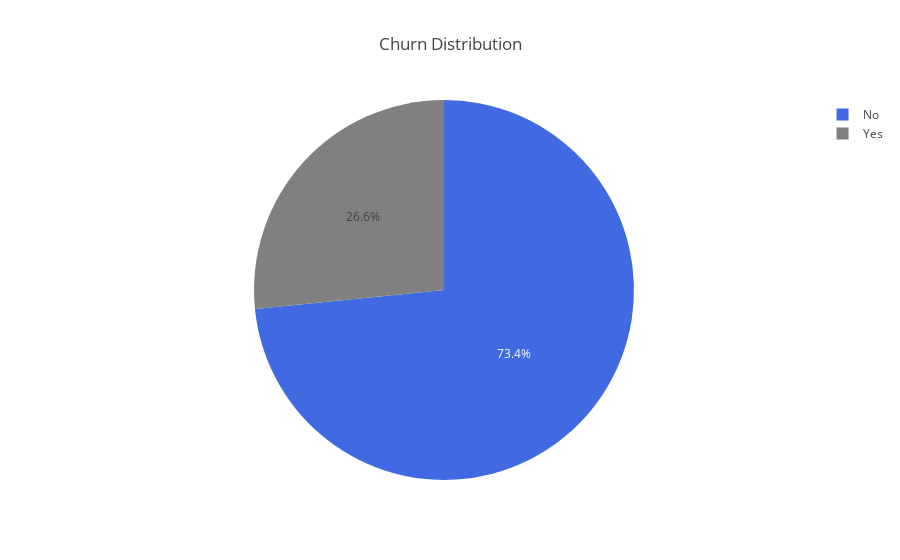

Source (notebook cell):
### Markdown cell above
#### Churn Distribution in Data

### Code cell
import plotly.offline as py
py.init_notebook_mode(connected=True)
from plotly.offline import download_plotlyjs, init_notebook_mode, plot, iplot
import plotly.graph_objs as go

lab = data["Churn"].value_counts().keys().tolist()
val = data["Churn"].value_counts().values.tolist()

pie = go.Pie(labels = lab,values = val,marker = dict(colors =  ['royalblue' ,'grey']))
layout = go.Layout(dict(title = "Churn Distribution"))

viz_data = [pie]
fig = go.Figure(data = viz_data,layout = layout)
py.iplot(fig)

### Figure 1 — Plotly figure (JSON) as saved in the notebook; plotly's stock layout.template omitted (floating-point values rounded to 4 significant figures)
{"data": [{"labels": ["No", "Yes"], "marker": {"colors": ["royalblue", "grey"]}, "type": "pie", "uid": "7d847e96-7357-4947-af90-62691240fa91", "values": [5134, 1860]}], "layout": {"title": {"text": "Churn Distribution"}}}
